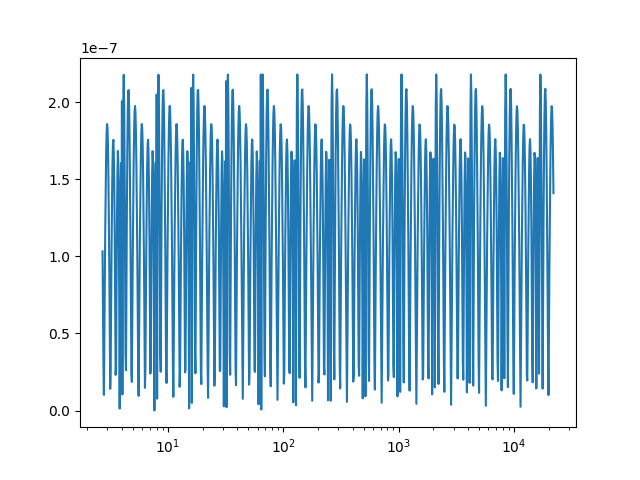

The script that saved this image:
import numpy as np
from matplotlib import pyplot as plt

x_true = np.linspace(0.5,1,10001) #x array from 0.5 to 1
#renormalize x array to be from -1 to 1 for cheb fit
x_renorm = x_true*4-3
y = np.log2(x_true)
cheb_coeff = np.polynomial.chebyshev.chebfit(x_renorm,y,30)
print(cheb_coeff)
#we only need 8 coeff to have error less than 1e-6
nuse = 8
cheb_coeff_cut = cheb_coeff[:nuse]

def mylog2(x):
    #stop calculation if any of the x is smaller or equal to zero
    if np.any(x<=0):
        print('natural log only accept positive number')
    else:
        #use frexp to get mantissa and exponent
        mantissa, exponent = np.frexp(x)
        #use the previously calculated cheb coefficients
        global cheb_coeff_cut
        #renomalize the mantissa for chebval
        mantissa_renorm = mantissa*4-3
        mantissa_log = np.polynomial.chebyshev.chebval(mantissa_renorm,cheb_coeff_cut)
        #from our previous calculation
        log2_val = mantissa_log + exponent
        #convert to natural log
        natural_log = log2_val/np.log2(np.exp(1))
        return natural_log

#test the error of mylog2
y_test_val_true = np.linspace(1,10,1001)
x_test_val = np.exp(y_test_val_true)
y_test_val_cheb = mylog2(x_test_val)
err = np.abs(y_test_val_true-y_test_val_cheb)
print('the std of error is: ', np.std(err))
plt.clf()
plt.xscale('log')
plt.plot(x_test_val,err)
plt.savefig('question_3.png')
plt.show()

